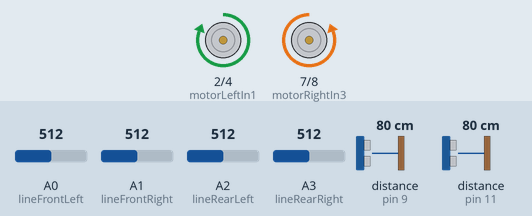
Simulated run of this sketch. Board: Arduino Uno, built for the host (arithmetic inside an expression is 32-bit, double 64-bit). Shown: motor-driver pin pairs drawn as motors (green arrow = first pin HIGH = forward, orange = second pin HIGH = backward, longer = more drive, scaled by the enable pin). Wiring (inferred from the names in the program): 2 × ultrasonic range finder: trigger pin 6, echo pin 9 / trigger pin 10, echo pin 11. Inputs (shaded band) come from the test bench; at power-on: distance to the obstacle (sensors on pin 9, pin 11) 80 cm, A0 (lineFrontLeft) = 512, A1 (lineFrontRight) = 512, A2 (lineRearLeft) = 512, A3 (lineRearRight) = 512. The echo pulse lasts 58.3 µs per cm.

Above: at 1.8 s.
1.9 s: distance to the obstacle (sensor on pin 9) set to 6 cm
5.4 s: distance to the obstacle (sensor on pin 9) set to 3 cm
At 7.1 s:
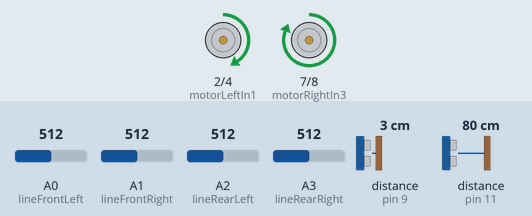
7.5 s: distance to the obstacle (sensor on pin 11) set to 47 cm
9.0 s: distance to the obstacle (sensor on pin 11) set to 37 cm
At 9.8 s:
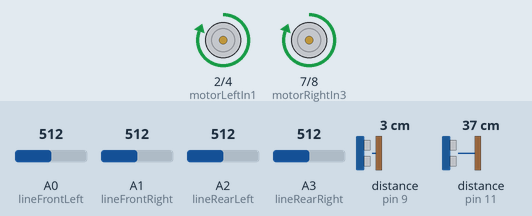
10.5 s: distance to the obstacle (sensor on pin 11) set to 60 cm
At 10.9 s:
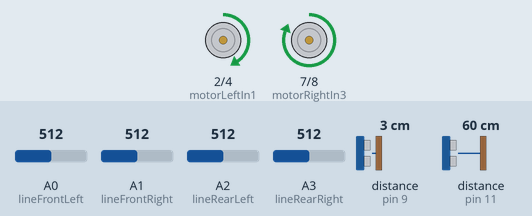
12.0 s: distance to the obstacle (sensor on pin 11) set to 2 cm
At 13.2 s:
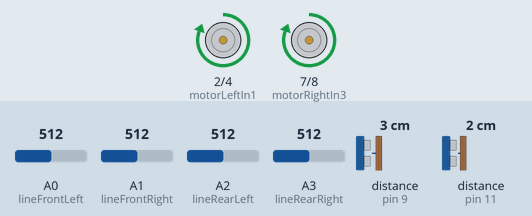
Timing chart, 0 to 14.5 s (numbered marks = the images above; inputs shaded):
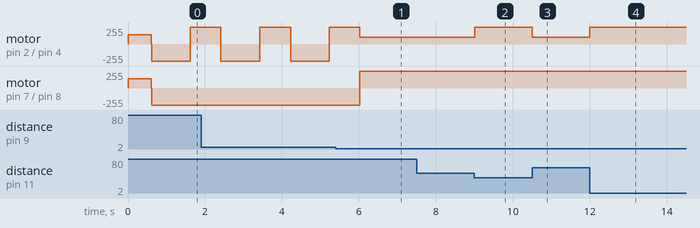

Measured:
- the behaviour switches between 5 and 4 cm on distance to the obstacle (sensor on pin 9) (found by bisection; images 0 and 1)
- the behaviour switches between 42 and 41 cm on distance to the obstacle (sensor on pin 11) (found by bisection; images 1 and 2)
- after the input at 5.4 s, motor on pin 7 (motorRightIn3) / pin 8 (motorRightIn4): backward 255/255 → forward 255/255 after 0.63 s
- after the input at 7.5 s, every drawn part: stays the same
- after the input at 9.0 s, motor on pin 2 (motorLeftIn1) / pin 4 (motorLeftIn2): forward 102/255 → forward 255/255 at once
- after the input at 10.5 s, motor on pin 2 (motorLeftIn1) / pin 4 (motorLeftIn2): forward 255/255 → forward 102/255 at once
- after the input at 12.0 s, motor on pin 2 (motorLeftIn1) / pin 4 (motorLeftIn2): forward 102/255 → forward 255/255 at once
- by itself, motor on pin 2 (motorLeftIn1) / pin 4 (motorLeftIn2): alternates forward 255/255 for 0.81 s and backward 255/255 for 1.0 s

The sketch:

main_ver2.ino
```cpp
// ==========================================
// 튜닝 파라미터 (사용자가 수정하는 공간)
// ==========================================

// [라인 센서 아날로그 문턱값]
// 테스트 후 테이프 위에서의 값과 바닥 값의 중간치로 설정하세요.
const int LINE_THRESHOLD = 500;

// [공격 및 추적 설정]
const int RUSH_DISTANCE = 3;        // 라인을 무시하고 돌진할 거리 (cm)
const int MAX_DETECT_DIST = 40;     // 상대를 추적하기 시작할 최대 거리 (cm)
const int MAX_SPEED = 255;          // 모터 최대 속도 (PWM 0~255)
const int MIN_SPEED = 100;          // 모터 최소 구동 속도 (PWM 0~255)
const int SEARCH_SPEED = 140;       // 탐색 회전 시 속도

// [시간 설정 (밀리초 단위, 1000 = 1초)]
// 테스트를 통해 180도와 45도 회전에 딱 맞는 시간을 입력하세요.
const unsigned long TIME_BACK_1초 = 1000;
const unsigned long TIME_TURN_180도 = 800;
const unsigned long TIME_FORWARD_2초 = 2000;
const unsigned long TIME_TURN_45도 = 250;

// ==========================================
// 하드웨어 핀 네이밍 (camelCase)
// ==========================================

// L298N 모터 드라이버 핀
const int motorLeftEna = 3;
const int motorLeftIn1 = 2;
const int motorLeftIn2 = 4;
const int motorRightIn3 = 7;
const int motorRightIn4 = 8;
const int motorRightEnb = 5;

// 아날로그 라인 센서 4개
const int lineFrontLeft = A0;
const int lineFrontRight = A1;
const int lineRearLeft = A2;
const int lineRearRight = A3;

// 초음파 센서 디지털 핀
const int sonicLeftTrig = 6;
const int sonicLeftEcho = 9;
const int sonicRightTrig = 10;
const int sonicRightEcho = 11;

// ==========================================
// 시스템 상태 제어 및 필터 변수
// ==========================================

// 로봇의 현재 행동 상태 정의
enum RobotState {
  STATE_NORMAL,
  STATE_ESCAPE_FRONT_BACK,
  STATE_ESCAPE_FRONT_TURN,
  STATE_ESCAPE_REAR,
  STATE_ESCAPE_SINGLE_TURN
};

RobotState currentState = STATE_NORMAL;
unsigned long stateStartTime = 0;
unsigned long stateDuration = 0;
RobotState nextStateAfterEscape = STATE_NORMAL; // 복합 탈출용(후진 후 회전)

// 초음파 필터용 배열 (크기 3의 이동 평균 필터)
const int FILTER_SIZE = 3;
long leftHistory[FILTER_SIZE] = {999, 999, 999};
long rightHistory[FILTER_SIZE] = {999, 999, 999};
int filterIndex = 0;

// ==========================================
//초기화 (Setup)
// ==========================================
void setup() {
  Serial.begin(9600);

  pinMode(motorLeftEna, OUTPUT);
  pinMode(motorLeftIn1, OUTPUT);
  pinMode(motorLeftIn2, OUTPUT);
  pinMode(motorRightIn3, OUTPUT);
  pinMode(motorRightIn4, OUTPUT);
  pinMode(motorRightEnb, OUTPUT);

  pinMode(sonicLeftTrig, OUTPUT);
  pinMode(sonicLeftEcho, INPUT);
  pinMode(sonicRightTrig, OUTPUT);
  pinMode(sonicRightEcho, INPUT);

  // 경기 시작 후 대기 없이 즉시 기동 (필요시 delay 추가)
  moveForward(SEARCH_SPEED);
  delay(600);
  stopMotors();
}

// ==========================================
// 메인 루프 (Loop)
// ==========================================
void loop() {
  // 1. 센서 데이터 업데이트 (초음파 필터링 포함)
  long currentLeftDist = getFilteredDistance(sonicLeftTrig, sonicLeftEcho, leftHistory);
  long currentRightDist = getFilteredDistance(sonicRightTrig, sonicRightEcho, rightHistory);

  bool isLeftEnemyClose = (currentLeftDist > 0 && currentLeftDist <= RUSH_DISTANCE);
  bool isRightEnemyClose = (currentRightDist > 0 && currentRightDist <= RUSH_DISTANCE);
  bool isEnemyInRushZone = (isLeftEnemyClose || isRightEnemyClose);

  // 2. 비동기 예외 및 탈출 상태 머신 처리 (delay 방지)
  if (currentState != STATE_NORMAL) {
    if (millis() - stateStartTime < stateDuration) {
      return; // 정해진 탈출 기동 시간이 끝나기 전에는 루프를 돌며 대기(명령 유지)
    } else {
      // 1단계 탈출(후진)이 끝난 후 2단계 탈출(180도 회전)로 넘겨야 하는 경우 처리
      if (currentState == STATE_ESCAPE_FRONT_BACK) {
        currentState = STATE_ESCAPE_FRONT_TURN;
        stateStartTime = millis();
        stateDuration = TIME_TURN_180도;
        turnRight(MAX_SPEED);
        return;
      }
      // 탈출 완료 -> 정상 상태로 복귀
      currentState = STATE_NORMAL;
    }
  }

  // 3. 조건별 우선순위 판단 (상대가 코앞에 있으면 라인 센서 판단 스킵)
  if (!isEnemyInRushZone && checkLineSensors()) {
    return; // 라인 탈출 기동이 시작되었으므로 루프 처음으로
  }

  // 4. 공격 및 추적 로직 (거리 반비례 속도 제어)
  if (currentLeftDist <= MAX_DETECT_DIST || currentRightDist <= MAX_DETECT_DIST) {
    // 두 센서 중 더 가까운 쪽의 거리를 기준으로 속도 결정
    long targetDist = min(currentLeftDist, currentRightDist);
    if (targetDist < RUSH_DISTANCE) targetDist = RUSH_DISTANCE;

    // 거리에 반비례하도록 PWM 속도 매핑 (멀면 MIN_SPEED, 가까우면 MAX_SPEED)
    int calculatedSpeed = map(targetDist, RUSH_DISTANCE, MAX_DETECT_DIST, MAX_SPEED, MIN_SPEED);
    calculatedSpeed = constrain(calculatedSpeed, MIN_SPEED, MAX_SPEED);

    if (currentLeftDist <= MAX_DETECT_DIST && currentRightDist <= MAX_DETECT_DIST) {
      moveForward(calculatedSpeed); // 정면 추적 돌진
    } else if (currentLeftDist <= MAX_DETECT_DIST) {
      moveSteerLeft(calculatedSpeed); // 좌측 조향 추적
    } else {
      moveSteerRight(calculatedSpeed); // 우측 조향 추적
    }
    return;
  }

  // 5. 탐색 로직 (상대를 완전히 잃어버렸을 경우)
  spinInPlace();
}

// ==========================================
// 조건 검사 및 상태 전환 함수 (camelCase)
// ==========================================

bool checkLineSensors() {
  // 아날로그 센서 읽기 (붉은색 테이프 위에서 값이 threshold보다 커지거나 작아짐을 판단)
  bool fl = (analogRead(lineFrontLeft) > LINE_THRESHOLD);
  bool fr = (analogRead(lineFrontRight) > LINE_THRESHOLD);
  bool rl = (analogRead(lineRearLeft) > LINE_THRESHOLD);
  bool rr = (analogRead(lineRearRight) > LINE_THRESHOLD);

  if (fl && fr) {
    // 앞의 두 개 센서 둘 다 감지: 1초 후진 후 180도 회전 (1단계: 후진 세팅)
    currentState = STATE_ESCAPE_FRONT_BACK;
    stateStartTime = millis();
    stateDuration = TIME_BACK_1초;
    moveBackward(MAX_SPEED);
    return true;
  }
  else if (rl && rr) {
    // 뒤의 두 개 센서 둘 다 감지: 2초 직진
    currentState = STATE_ESCAPE_REAR;
    stateStartTime = millis();
    stateDuration = TIME_FORWARD_2초;
    moveForward(MAX_SPEED);
    return true;
  }
  else if (fl) {
    // 앞 왼쪽만 감지: 오른쪽으로 45도 회전
    currentState = STATE_ESCAPE_SINGLE_TURN;
    stateStartTime = millis();
    stateDuration = TIME_TURN_45도;
    turnRight(MAX_SPEED);
    return true;
  }
  else if (fr) {
    // 앞 오른쪽만 감지: 왼쪽으로 45도 회전
    currentState = STATE_ESCAPE_SINGLE_TURN;
    stateStartTime = millis();
    stateDuration = TIME_TURN_45도;
    turnLeft(MAX_SPEED);
    return true;
  }
  else if (rl) {
    // 뒤 왼쪽만 감지: 왼쪽으로 45도 회전
    currentState = STATE_ESCAPE_SINGLE_TURN;
    stateStartTime = millis();
    stateDuration = TIME_TURN_45도;
    turnLeft(MAX_SPEED);
    return true;
  }
  else if (rr) {
    // 뒤 오른쪽만 감지: 오른쪽으로 45도 회전
    currentState = STATE_ESCAPE_SINGLE_TURN;
    stateStartTime = millis();
    stateDuration = TIME_TURN_45도;
    turnRight(MAX_SPEED);
    return true;
  }
  return false;
}

// ==========================================
// 필터 및 모터 하부 드라이버 함수
// ==========================================

// 이동 평균 필터가 적용된 거리 측정 함수 (딜레이 없음)
long getFilteredDistance(int trigPin, int echoPin, long* history) {
  digitalWrite(trigPin, LOW);
  delayMicroseconds(2);
  digitalWrite(trigPin, HIGH);
  delayMicroseconds(10);
  digitalWrite(trigPin, LOW);

  // 타임아웃을 15ms로 제한하여 에코를 기다리느라 대기하는 시간 최소화 (약 2.5m 환산)
  long duration = pulseIn(echoPin, HIGH, 15000);
  long distance = (duration == 0) ? 999 : duration * 0.034 / 2;

  // 값이 너무 튀는 0 이하의 값 예외처리
  if (distance <= 0) distance = 999;

  // 필터 배열 원형 업데이트
  history[filterIndex] = distance;
  filterIndex = (filterIndex + 1) % FILTER_SIZE;

  // 평균값 계산
  long sum = 0;
  for (int i = 0; i < FILTER_SIZE; i++) {
    sum += history[i];
  }
  return sum / FILTER_SIZE;
}

void moveForward(int speed) {
  digitalWrite(motorLeftIn1, HIGH);
  digitalWrite(motorLeftIn2, LOW);
  analogWrite(motorLeftEna, speed);
  digitalWrite(motorRightIn3, HIGH);
  digitalWrite(motorRightIn4, LOW);
  analogWrite(motorRightEnb, speed);
}

void moveBackward(int speed) {
  digitalWrite(motorLeftIn1, LOW);
  digitalWrite(motorLeftIn2, HIGH);
  analogWrite(motorLeftEna, speed);
  digitalWrite(motorRightIn3, LOW);
  digitalWrite(motorRightIn4, HIGH);
  analogWrite(motorRightEnb, speed);
}

void turnLeft(int speed) {
  digitalWrite(motorLeftIn1, LOW);
  digitalWrite(motorLeftIn2, HIGH);
  analogWrite(motorLeftEna, speed);
  digitalWrite(motorRightIn3, HIGH);
  digitalWrite(motorRightIn4, LOW);
  analogWrite(motorRightEnb, speed);
}

void turnRight(int speed) {
  digitalWrite(motorLeftIn1, HIGH);
  digitalWrite(motorLeftIn2, LOW);
  analogWrite(motorLeftEna, speed);
  digitalWrite(motorRightIn3, LOW);
  digitalWrite(motorRightIn4, HIGH);
  analogWrite(motorRightEnb, speed);
}

void moveSteerLeft(int speed) {
  digitalWrite(motorLeftIn1, HIGH);
  digitalWrite(motorLeftIn2, LOW);
  analogWrite(motorLeftEna, speed * 0.4); // 조향을 위해 안쪽 바퀴 감속비 조정 가능
  digitalWrite(motorRightIn3, HIGH);
  digitalWrite(motorRightIn4, LOW);
  analogWrite(motorRightEnb, speed);
}

void moveSteerRight(int speed) {
  digitalWrite(motorLeftIn1, HIGH);
  digitalWrite(motorLeftIn2, LOW);
  analogWrite(motorLeftEna, speed);
  digitalWrite(motorRightIn3, HIGH);
  digitalWrite(motorRightIn4, LOW);
  analogWrite(motorRightEnb, speed * 0.4);
}

void spinInPlace() {
  turnRight(SEARCH_SPEED); // 상대를 찾을 때까지 한 방향 제자리 스핀
}

void stopMotors() {
  digitalWrite(motorLeftIn1, LOW);
  digitalWrite(motorLeftIn2, LOW);
  digitalWrite(motorRightIn3, LOW);
  digitalWrite(motorRightIn4, LOW);
  analogWrite(motorLeftEna, 0);
  analogWrite(motorRightEnb, 0);
}
```
